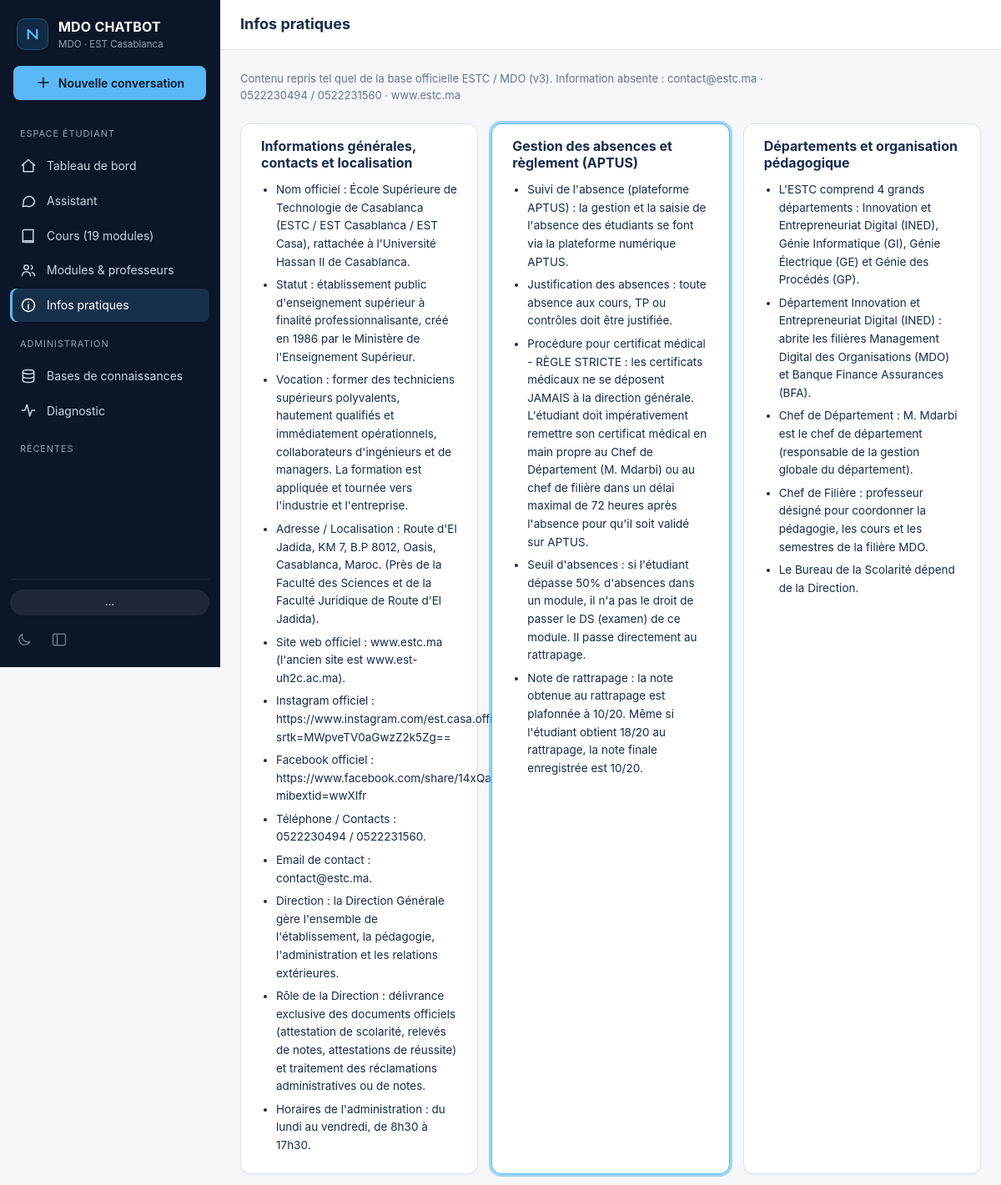
The page /infos (upper part) on the database its author committed.
### tables this page shows
CREATE TABLE sections (id TEXT PRIMARY KEY, title TEXT NOT NULL, position INTEGER);

CREATE TABLE chunks (
  id INTEGER PRIMARY KEY AUTOINCREMENT, section_id TEXT, title TEXT NOT NULL, text TEXT NOT NULL,
  kind TEXT NOT NULL DEFAULT 'item', semester INTEGER,
  kb TEXT NOT NULL DEFAULT 'onboarding', source_id INTEGER, location TEXT, academic_year TEXT,
  verification TEXT NOT NULL DEFAULT 'NEEDS_VERIFICATION', text_hash TEXT);

### app/__init__.py (the view)
    @app.get("/infos")
    def infos_page():
        conn = db()
        secs = []
        for s in conn.execute("SELECT id, title FROM sections WHERE id NOT IN ('modules') ORDER BY position"):
            items = [r["text"] for r in conn.execute("SELECT text FROM chunks WHERE section_id=? AND kind='item'", (s["id"],))]
            secs.append({"id": s["id"], "title": s["title"], "items": items})
        conn.close()
        return render_template("infos.html", page="infos", sections=secs)

### app/db.py (called while the page is built)
def connect(path) -> sqlite3.Connection:
    Path(path).parent.mkdir(parents=True, exist_ok=True)
    conn = sqlite3.connect(str(path))
    conn.row_factory = sqlite3.Row
    conn.execute("PRAGMA foreign_keys = ON")
    return conn

### app/templates/infos.html (shortened to what this page needs)
{% extends "base.html" %}
{% block top %}<h1 class="page-title">Infos pratiques</h1>{% endblock %}
{% block content %}
<div class="page">
  <p class="note">Contenu repris tel quel de la base officielle ESTC / MDO (v3). Information absente : contact@estc.ma · 0522230494 / 0522231560 · www.estc.ma</p>
  <div class="grid">
    {% for s in sections %}
    <article class="card {{ 'card-alert' if s.id=='absences' }}">
      <h3 class="card-title">{{ s.title }}</h3>
      <ul class="plain">{% for it in s['items'] %}<li>{{ it }}</li>{% endfor %}</ul>
    </article>
    {% endfor %}
  </div>
</div>
{% endblock %}

### app/templates/base.html (shortened to what this page needs)
<!doctype html>
<html lang="fr" data-theme="light">
<head>
<link rel="stylesheet" href="{{ url_for('static', filename='style.css') }}">
</head>
<body>
<div class="app" id="app">
  <aside class="sidebar" id="sidebar" aria-label="Navigation principale">
    <div class="sb-head">
      <a class="brand" href="{{ url_for('dashboard') }}" aria-label="MDO CHATBOT, accueil">
        <span class="logo"><svg viewBox="0 0 32 32" aria-hidden="true"><path d="M9 23V9l14 14V9" fill="none" stroke="currentColor" stroke-width="3" stroke-linecap="round" stroke-linejoin="round"/></svg></span>
        <span class="brand-text"><strong>MDO CHATBOT</strong><small>MDO · EST Casablanca</small></span>
      </a>
    </div>
    <a class="btn btn-accent sb-new" href="{{ url_for('chat_page') }}?new=1"><svg class="ic"><use href="#i-plus"/></svg><span class="lbl">Nouvelle conversation</span></a>
    <nav class="sb-nav">
      <div class="sb-group lbl">Espace étudiant</div>
      <a href="{{ url_for('dashboard') }}" class="{{ 'active' if page=='dashboard' }}" title="Tableau de bord"><svg class="ic"><use href="#i-home"/></svg><span class="lbl">Tableau de bord</span></a>
      <a href="{{ url_for('chat_page') }}" class="{{ 'active' if page=='chat' }}" title="Assistant"><svg class="ic"><use href="#i-chat"/></svg><span class="lbl">Assistant</span></a>
      <a href="{{ url_for('courses_page') }}" class="{{ 'active' if page=='courses' }}" title="Cours"><svg class="ic"><use href="#i-book"/></svg><span class="lbl">Cours (19 modules)</span></a>
      <a href="{{ url_for('modules_page') }}" class="{{ 'active' if page=='modules' }}" title="Modules et professeurs"><svg class="ic"><use href="#i-users"/></svg><span class="lbl">Modules &amp; professeurs</span></a>
      <a href="{{ url_for('infos_page') }}" class="{{ 'active' if page=='infos' }}" title="Infos pratiques"><svg class="ic"><use href="#i-info"/></svg><span class="lbl">Infos pratiques</span></a>
      {% if is_admin %}
      <div class="sb-group lbl">Administration</div>
      <a href="{{ url_for('knowledge_page') }}" class="{{ 'active' if page=='knowledge' }}" title="Bases de connaissances"><svg class="ic"><use href="#i-db"/></svg><span class="lbl">Bases de connaissances</span></a>
      <a href="{{ url_for('diagnostics_page') }}" class="{{ 'active' if page=='diagnostics' }}" title="Diagnostic"><svg class="ic"><use href="#i-pulse"/></svg><span class="lbl">Diagnostic</span></a>
      {% endif %}
      <div class="sb-group lbl">Récentes</div>
    </nav>
    <div class="sb-foot">
      <div id="mode-pill" class="pill lbl" role="status">…</div>
      <div class="sb-tools">
        <button class="btn-icon sb-btn" id="theme-btn" type="button" aria-label="Changer de thème" title="Thème clair / sombre"><svg class="ic"><use href="#i-moon"/></svg></button>
        <button class="btn-icon sb-btn" id="collapse-btn" type="button" aria-label="Réduire la barre latérale" title="Réduire / agrandir"><svg class="ic"><use href="#i-panel"/></svg></button>
      </div>
    </div>
  </aside>
  <main class="main" id="main">
    <header class="topbar">
      {% block top %}<h1 class="page-title">MDO CHATBOT</h1>{% endblock %}
    </header>
    {% block content %}{% endblock %}
  </main>
</div>
</body>
</html>

### rows shown on the page
sections: title "Informations générales, contacts et localisation"
chunks: text "Nom officiel : École Supérieure de Technologie de Casablanca (ESTC / EST Casablanca / EST Casa), rattachée à l'Université Hassan II de Casablanca."
chunks: text "Statut : établissement public d'enseignement supérieur à finalité professionnalisante, créé en 1986 par le Ministère de l'Enseignement Supérieur."
chunks: text "Vocation : former des techniciens supérieurs polyvalents, hautement qualifiés et immédiatement opérationnels, collaborateurs d'ingénieurs et de managers. La formation est appliquée et tournée vers l'industrie et l'entreprise."
chunks: text "Adresse / Localisation : Route d'El Jadida, KM 7, B.P 8012, Oasis, Casablanca, Maroc. (Près de la Faculté des Sciences et de la Faculté Juridique de Route d'El Jadida)."
chunks: text "Site web officiel : www.estc.ma (l'ancien site est www.est-uh2c.ac.ma)."
chunks: text "Instagram officiel : https://www.instagram.com/est.casa.official?srtk=MWpveTV0aGwzZ2k5Zg=="
chunks: text "Facebook officiel : https://www.facebook.com/share/14xQa1H7PYk/?mibextid=wwXIfr"
chunks: text "Téléphone / Contacts : 0522230494 / 0522231560."
chunks: text "Email de contact : contact@estc.ma."
chunks: text "Direction : la Direction Générale gère l'ensemble de l'établissement, la pédagogie, l'administration et les relations extérieures."
chunks: text "Rôle de la Direction : délivrance exclusive des documents officiels (attestation de scolarité, relevés de notes, attestations de réussite) et traitement des réclamations administratives ou de notes."
chunks: text "Horaires de l'administration : du lundi au vendredi, de 8h30 à 17h30."
sections: title "Gestion des absences et règlement (APTUS)"
chunks: text "Suivi de l'absence (plateforme APTUS) : la gestion et la saisie de l'absence des étudiants se font via la plateforme numérique APTUS."
chunks: text "Justification des absences : toute absence aux cours, TP ou contrôles doit être justifiée."
chunks: text "Procédure pour certificat médical - RÈGLE STRICTE : les certificats médicaux ne se déposent JAMAIS à la direction générale. L'étudiant doit impérativement remettre son certificat médical en main propre au Chef de Département (M. Mdarbi) ou au chef de filière dans un délai maximal de 72 heures après l'absence pour qu'il soit validé sur APTUS."
chunks: text "Seuil d'absences : si l'étudiant dépasse 50% d'absences dans un module, il n'a pas le droit de passer le DS (examen) de ce module. Il passe directement au rattrapage."
chunks: text "Note de rattrapage : la note obtenue au rattrapage est plafonnée à 10/20. Même si l'étudiant obtient 18/20 au rattrapage, la note finale enregistrée est 10/20."
sections: title "Départements et organisation pédagogique"
chunks: text "L'ESTC comprend 4 grands départements : Innovation et Entrepreneuriat Digital (INED), Génie Informatique (GI), Génie Électrique (GE) et Génie des Procédés (GP)."
chunks: text "Département Innovation et Entrepreneuriat Digital (INED) : abrite les filières Management Digital des Organisations (MDO) et Banque Finance Assurances (BFA)."
chunks: text "Chef de Département : M. Mdarbi est le chef de département (responsable de la gestion globale du département)."
chunks: text "Chef de Filière : professeur désigné pour coordonner la pédagogie, les cours et les semestres de la filière MDO."
chunks: text "Le Bureau de la Scolarité dépend de la Direction."
